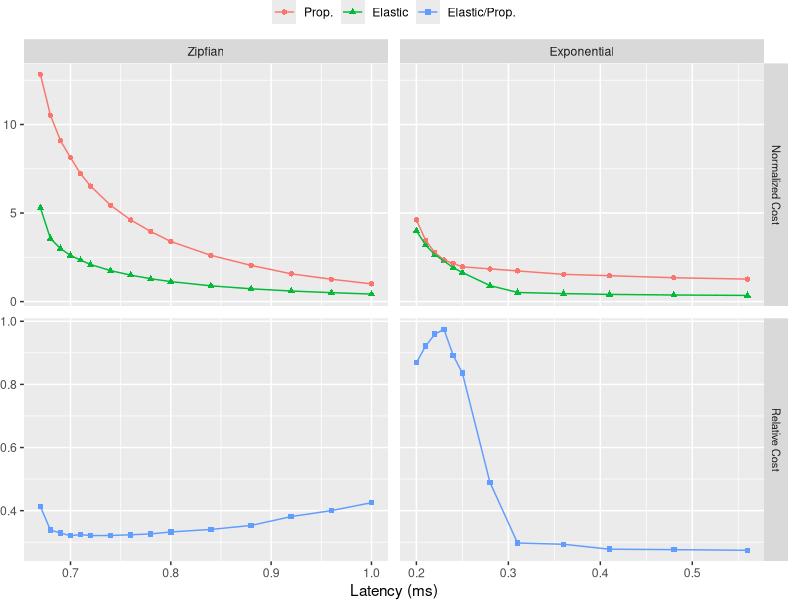

Source code (R):
#!/usr/bin/env Rscript
library(ggplot2)
library(reshape2)
library(plyr)
library(gridExtra)
library(grid)

df.min <- read.table(file="zipf-min-cost.csv",sep="\t",header=TRUE)
df.min$method <- "Elastic"
df.min$workload <- "Zipfian"

df.power <- read.table(file="zipf-power-cost.csv",sep="\t",header=TRUE)
df.power$method <- "Prop."
df.power$workload <- "Zipfian"

df.power <- df.power[,!(names(df.power) %in% c("size.L2i"))]

df.rel = merge(df.min,df.power,by=c("latency","workload"))
df.rel$ncost = df.rel$cost.x / df.rel$cost.y
df.rel$method = "Elastic/Prop."
df.rel$plott = "Relative Cost"
df.rel$workload = "Zipfian"

df_merged1 = rbind(df.min,df.power)
df_merged1$plott = "Normalized Cost"

lats <- intersect(df.power$latency,df.min$latency)
lats <- c(0.67,0.68,0.69,0.70,0.71,0.72,0.74,0.76,0.78,0.80,0.84,0.88,0.92,0.96,1.00)



print(df.power[df.power$latency == 1,]$cost)
df_merged1$ncost = df_merged1$cost / df.power[df.power$latency == 1,]$cost
df_merged1 = df_merged1[,names(df_merged1) %in% c("workload","method","latency","ncost","plott")]
df.rel = df.rel[,names(df.rel) %in% c("workload","method","latency","ncost","plott")]



df_merged1 = rbind(df.rel,df_merged1)
df_merged1 = df_merged1[(df_merged1$latency<= 1) & (df_merged1$latency %in% lats),]

#print(df_merged1)

df.min <- read.table(file="exp-min-cost.csv",sep="\t",header=TRUE)
df.min$method <- "Elastic"
df.min$workload <- "Exponential"

df.power <- read.table(file="exp-power-cost.csv",sep="\t",header=TRUE)
df.power$method <- "Prop."
df.power$workload <- "Exponential"

df.power <- df.power[,!(names(df.power) %in% c("size.L2i"))]



df.rel = merge(df.min,df.power,by=c("latency","workload"))
df.rel$ncost = df.rel$cost.x / df.rel$cost.y
df.rel$method = "Elastic/Prop."
df.rel$plott = "Relative Cost"

df_merged2 = rbind(df.min,df.power)
df_merged2$plott = "Normalized Cost"


lats <- intersect(df.power$latency,df.min$latency)
lats <- c(0.20,0.21,0.22,0.23,0.24,0.25,0.28,0.31,0.36,0.41,0.48,0.56,0.65,0.77,0.85,0.93,1.00)

print(df.power[df.power$latency == 1,]$cost)
df_merged2$ncost = df_merged2$cost / df.power[df.power$latency == 1,]$cost

df_merged2 = df_merged2[,names(df_merged2) %in% c("workload","method","latency","ncost","plott")]
df.rel = df.rel[,names(df.rel) %in% c("workload","method","latency","ncost","plott")]

df_merged2 <- rbind(df_merged2,df.rel)
df_merged2 = df_merged2[(df_merged2$latency<= 0.6) & (df_merged2$latency %in% lats),]
#print(df_merged2)


df_merged <- rbind(df_merged2,df_merged1)

df_merged$method <- factor(df_merged$method, levels=c("Prop.","Elastic","Elastic/Prop."))

df_merged$workload <- factor(df_merged$workload, levels=c("Zipfian","Exponential"))

#print(df_merged[df_merged$latency == 0.7,])
#print(df_merged)



pdf(file="prop-vs-elastic.pdf",width=4,height=3)
ggplot(data=df_merged, aes(x=latency,y=ncost,group=method))+
 facet_grid(plott~workload,scales="free")+
 geom_point(aes(colour=method,shape=method))+
 geom_line(aes(colour=method))+
 theme(legend.position="top",plot.margin=unit(c(0,0.3,0,0),"cm"),legend.title=element_blank(),axis.title.y=element_blank(),panel.margin = unit(0.3,"cm"),strip.text.y=element_text(size=8),legend.margin=unit(0,"cm"))+
 xlab("Latency (ms)")
dev.off()
